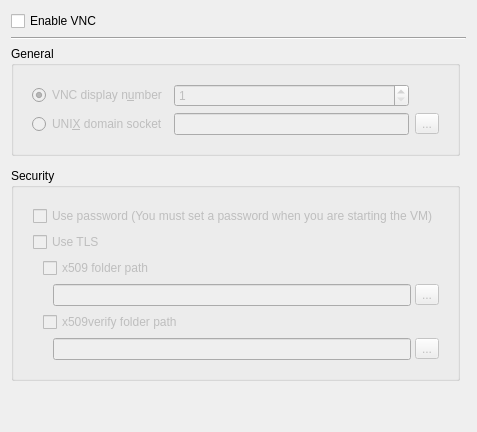
              <widget class="QWidget" name="Tab_VNC">
               <attribute name="icon">
                <iconset resource="../resources/shared_images.qrc">
                 <normaloff>:/vnc.png</normaloff>:/vnc.png</iconset>
               </attribute>
               <attribute name="title">
                <string>VNC Remote</string>
               </attribute>
               <layout class="QGridLayout" name="gridLayout_19">
                <item row="6" column="0">
                 <spacer name="verticalSpacer">
                  <property name="orientation">
                   <enum>Qt::Vertical</enum>
                  </property>
                  <property name="sizeHint" stdset="0">
                   <size>
                    <width>20</width>
                    <height>40</height>
                   </size>
                  </property>
                 </spacer>
                </item>
                <item row="3" column="0" colspan="2">
                 <widget class="QWidget" name="VNC_Panel" native="true">
                  <property name="enabled">
                   <bool>true</bool>
                  </property>
                  <layout class="QVBoxLayout" name="verticalLayout_17">
                   <property name="leftMargin">
                    <number>0</number>
                   </property>
                   <property name="topMargin">
                    <number>0</number>
                   </property>
                   <property name="rightMargin">
                    <number>0</number>
                   </property>
                   <property name="bottomMargin">
                    <number>0</number>
                   </property>
                  </layout>
                 </widget>
                </item>
                <item row="4" column="0">
                 <widget class="QGroupBox" name="groupBox_VNC_Security">
                  <property name="enabled">
                   <bool>true</bool>
                  </property>
                  <property name="title">
                   <string>Security</string>
                  </property>
                  <layout class="QGridLayout" name="gridLayout_18">
                   <item row="0" column="0">
                    <widget class="QWidget" name="VNC_Security" native="true">
                     <property name="enabled">
                      <bool>false</bool>
                     </property>
                     <layout class="QVBoxLayout" name="verticalLayout_16">
                      <property name="leftMargin">
                       <number>10</number>
                      </property>
                      <item>
                       <widget class="QCheckBox" name="CH_VNC_Password">
                        <property name="text">
                         <string>Use password (You must set a password when you are starting the VM)</string>
                        </property>
                       </widget>
                      </item>
                      <item>
                       <widget class="QCheckBox" name="CH_Use_VNC_TLS">
                        <property name="text">
                         <string>Use TLS</string>
                        </property>
                       </widget>
                      </item>
                      <item>
                       <widget class="QWidget" name="VNC_TLS_Panel" native="true">
                        <property name="enabled">
                         <bool>false</bool>
                        </property>
                        <layout class="QVBoxLayout" name="verticalLayout_15">
                         <property name="leftMargin">
                          <number>10</number>
                         </property>
                         <property name="topMargin">
                          <number>0</number>
                         </property>
                         <property name="rightMargin">
                          <number>0</number>
                         </property>
                         <property name="bottomMargin">
                          <number>0</number>
                         </property>
                         <item>
                          <widget class="QCheckBox" name="CH_x509_Folder">
                           <property name="text">
                            <string>x509 folder path</string>
                           </property>
                          </widget>
                         </item>
                         <item>
                          <layout class="QHBoxLayout" name="horizontalLayout_27">
                           <property name="spacing">
                            <number>4</number>
                           </property>
                           <property name="leftMargin">
                            <number>10</number>
                           </property>
                           <item>
                            <widget class="QLineEdit" name="Edit_x509_Folder">
                             <property name="enabled">
                              <bool>false</bool>
                             </property>
                            </widget>
                           </item>
                           <item>
                            <widget class="QToolButton" name="TB_x509_Browse">
                             <property name="enabled">
                              <bool>false</bool>
                             </property>
                             <property name="text">
                              <string>...</string>
                             </property>
                             <property name="icon">
                              <iconset resource="../resources/icons.qrc">
                               <normaloff>:/open-folder.png</normaloff>:/open-folder.png</iconset>
                             </property>
                            </widget>
                           </item>
                          </layout>
                         </item>
                         <item>
                          <widget class="QCheckBox" name="CH_x509verify_Folder">
                           <property name="text">
                            <string>x509verify folder path</string>
                           </property>
                          </widget>
                         </item>
                         <item>
                          <layout class="QHBoxLayout" name="horizontalLayout_24">
                           <property name="spacing">
                            <number>4</number>
                           </property>
                           <property name="leftMargin">
                            <number>10</number>
                           </property>
                           <item>
                            <widget class="QLineEdit" name="Edit_x509verify_Folder">
                             <property name="enabled">
                              <bool>false</bool>
                             </property>
                            </widget>
                           </item>
                           <item>
                            <widget class="QToolButton" name="TB_x509verify_Browse">
                             <property name="enabled">
                              <bool>false</bool>
                             </property>
                             <property name="text">
                              <string>...</string>
                             </property>
                             <property name="icon">
                              <iconset resource="../resources/icons.qrc">
                               <normaloff>:/open-folder.png</normaloff>:/open-folder.png</iconset>
                             </property>
                            </widget>
                           </item>
                          </layout>
                         </item>
                        </layout>
                       </widget>
                      </item>
                     </layout>
                    </widget>
                   </item>
                  </layout>
                 </widget>
                </item>
                <item row="0" column="0">
                 <widget class="QCheckBox" name="CH_Activate_VNC">
                  <property name="text">
                   <string>Enable VNC</string>
                  </property>
                 </widget>
                </item>
                <item row="1" column="0" colspan="2">
                 <widget class="Line" name="line_6">
                  <property name="orientation">
                   <enum>Qt::Horizontal</enum>
                  </property>
                 </widget>
                </item>
                <item row="2" column="0">
                 <widget class="QGroupBox" name="groupBox_VNC_General">
                  <property name="enabled">
                   <bool>true</bool>
                  </property>
                  <property name="title">
                   <string>General</string>
                  </property>
                  <layout class="QGridLayout" name="gridLayout_17">
                   <item row="0" column="0">
                    <widget class="QWidget" name="VNC_General" native="true">
                     <property name="enabled">
                      <bool>false</bool>
                     </property>
                     <layout class="QGridLayout" name="gridLayout_2">
                      <item row="0" column="1">
                       <widget class="QSpinBox" name="SB_VNC_Display">
                        <property name="toolTip">
                         <string>For Connection Use Port 5900 + VNC Display Number</string>
                        </property>
                        <property name="minimum">
                         <number>1</number>
                        </property>
                        <property name="maximum">
                         <number>1024</number>
                        </property>
                        <property name="value">
                         <number>1</number>
                        </property>
                       </widget>
                      </item>
                      <item row="2" column="1">
                       <widget class="QLineEdit" name="Edit_VNC_Unix_Socket">
                        <property name="enabled">
                         <bool>false</bool>
                        </property>
                       </widget>
                      </item>
                      <item row="2" column="0">
                       <widget class="QRadioButton" name="RB_VNC_Unix_Socket">
                        <property name="text">
                         <string>UNI&amp;X domain socket</string>
                        </property>
                       </widget>
                      </item>
                      <item row="0" column="0">
                       <widget class="QRadioButton" name="RB_VNC_Display_Number">
                        <property name="text">
                         <string>VNC display n&amp;umber</string>
                        </property>
                        <property name="checked">
                         <bool>true</bool>
                        </property>
                       </widget>
                      </item>
                      <item row="2" column="2">
                       <widget class="QToolButton" name="TB_VNC_Unix_Socket_Browse">
                        <property name="enabled">
                         <bool>false</bool>
                        </property>
                        <property name="text">
                         <string>...</string>
                        </property>
                        <property name="icon">
                         <iconset resource="../resources/icons.qrc">
                          <normaloff>:/open-file.png</normaloff>:/open-file.png</iconset>
                        </property>
                       </widget>
                      </item>
                     </layout>
                    </widget>
                   </item>
                  </layout>
                 </widget>
                </item>
               </layout>
              </widget>
